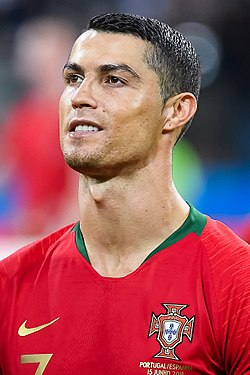
#> input picture Clustering/FaceClustering/dataset/00000000.jpg, 250 x 375 px; its folder holds only this picture in this run
$ jupyter execute --allow-errors Code.ipynb
#> lines starting #> are read from the running program, lines starting #| are printed output that depends on the picture
[cell 1]
import cv2
import numpy as np
from sklearn.cluster import KMeans, DBSCAN
import os

[cell 2]
images = os.listdir('dataset/')

[cell 3]
len(images)

[cell 4]
face_cascade = cv2.CascadeClassifier('cascade.xml')

[cell 5]
face_data = []

[cell 6]
for imgPath in images:
    img = cv2.imread('dataset/'+imgPath,cv2.COLOR_BGR2GRAY)
#> img is the input picture: shape (375, 250, 3); mean B, G, R 89.1, 81.3, 158.2
    gray = cv2.cvtColor(img, cv2.COLOR_BGR2GRAY)
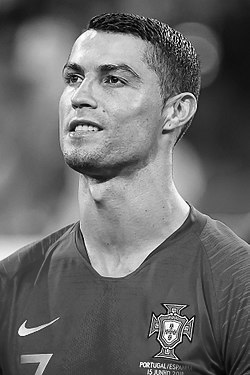
#> gray: shape (375, 250); min 0, max 255, mean 105.2
    face = face_cascade.detectMultiScale(gray,1.3)
#> face = [[28, 24, 134, 134]]
    for x,y,w,h in face:
        face_comp = gray[y:y+h, x:x+w]
        face_comp = cv2.resize(face_comp, (50,50))
#> this loop made 1 pass
#> pass 1, `face_comp = gray[y:y+h, x:x+w]`:
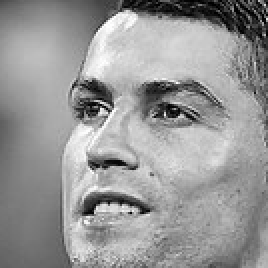
#> face_comp: shape (134, 134) (shown 2 times larger); min 0, max 255, mean 151.2
#> pass 1, `face_comp = cv2.resize(face_comp, (50,50))`:
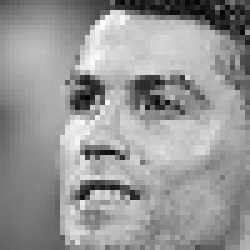
#> face_comp: shape (50, 50) (shown 5 times larger); min 5, max 251, mean 150.8
    face_data.append(face_comp)

[cell 7]
face_data = np.asarray(face_data)

[cell 8]
face_data.shape
#> Out = (1, 50, 50)

[cell 9]
import matplotlib.pyplot as plt

[cell 10]
plt.imshow(face_data[0])
plt.gray()

[cell 11]
face_data = np.reshape(face_data, (face_data.shape[0],-1))

[cell 12]
face_data.shape
#> Out = (1, 2500)

[cell 13]
face_data = face_data / 255.

[cell 14]
from sklearn import metrics
from scipy.spatial.distance import cdist

[cell 15]
# k means determine k
distortions = []
K = range(1,10)
#> (the rest of this cell did not finish here and is left out)

[cell 16]
clusters = KMeans(n_clusters=5,max_iter=5000)
#> (the rest of this cell did not finish here and is left out)

#> (a cell that did not finish here is left out)

#> (a cell that did not finish here is left out)

[cell 19]
face_data[0]
#> Out = 2500 values, max 0.984 at index 220, min 0.0196 at index 144, mean 0.592

#> (a cell that did not finish here is left out)

[cell 21]
predictions = {}
for i in range(5):
    predictions[i] = []

#> (the rest of this cell did not finish here and is left out)

[cell 22]
predictions[4]

[cell 23]
for i in range(5):
    os.mkdir(str(i))

[cell 24]
for key in predictions:
    for img in predictions[key]:
        data = open('dataset/'+img,'rb').read()
        open(str(key)+'/'+img,'wb').write(data)

$ run again, on Clustering/FaceClustering/dataset/00000004.jpg
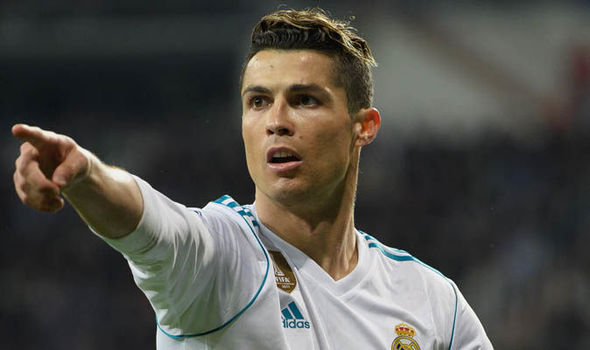
#> input picture Clustering/FaceClustering/dataset/00000004.jpg, 590 x 350 px
#> img is the input picture: shape (350, 590, 3); mean B, G, R 73, 78.6, 80.3
#> `gray = cv2.cvtColor(img, cv2.COLOR_BGR2GRAY)`:
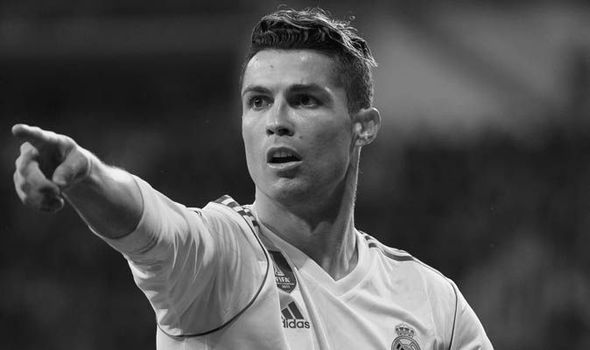
#> gray: shape (350, 590); min 0, max 255, mean 78.4
#> face = [[219, 53, 123, 123]]
#> the loop `for x,y,w,h in face:` made 1 pass
#> pass 1, `face_comp = cv2.resize(face_comp, (50,50))`:
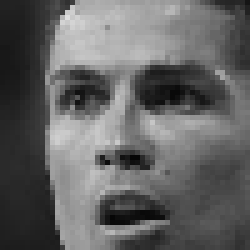
#> face_comp: shape (50, 50) (shown 5 times larger); min 5, max 222, mean 99.7
#> `face_data[0]`: Out = 2500 values, max 0.871 at index 163, min 0.0196 at index 1576, mean 0.391

$ run again, on Clustering/FaceClustering/dataset/00000005.jpg
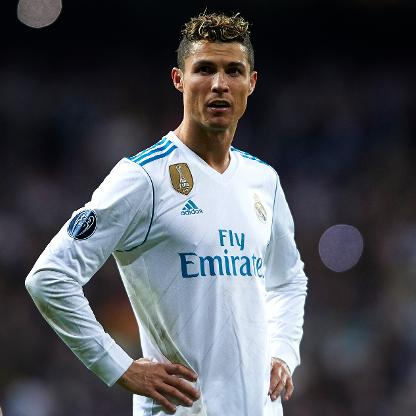
#> input picture Clustering/FaceClustering/dataset/00000005.jpg, 416 x 416 px
#> img is the input picture: shape (416, 416, 3); mean B, G, R 87.4, 81.6, 79.5
#> `gray = cv2.cvtColor(img, cv2.COLOR_BGR2GRAY)`:
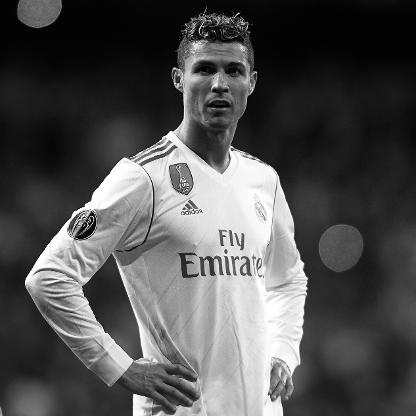
#> gray: shape (416, 416); min 0, max 255, mean 81.6
#> face = [[175, 37, 87, 87]]
#> the loop `for x,y,w,h in face:` made 1 pass
#> pass 1, `face_comp = cv2.resize(face_comp, (50,50))`:
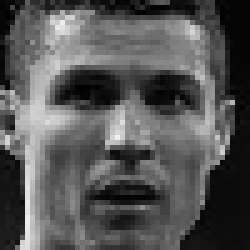
#> face_comp: shape (50, 50) (shown 5 times larger); min 1, max 239, mean 85.6
#> `face_data[0]`: Out = 2500 values, max 0.937 at index 212, min 0.00392 at index 2, mean 0.336

$ run again, on Clustering/FaceClustering/dataset/00000001.jpg
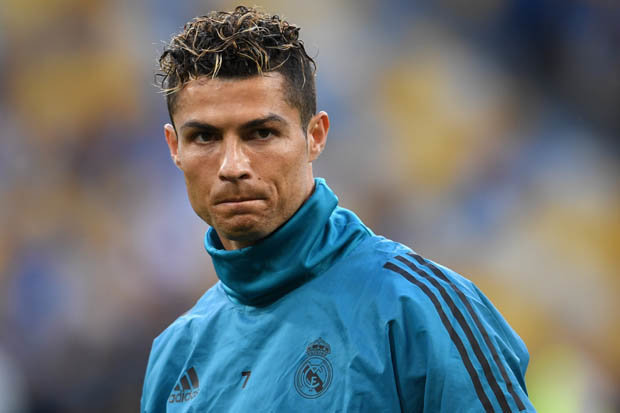
#> input picture Clustering/FaceClustering/dataset/00000001.jpg, 620 x 413 px
#> img is the input picture: shape (413, 620, 3); mean B, G, R 118, 115.1, 106.7
#> `gray = cv2.cvtColor(img, cv2.COLOR_BGR2GRAY)`:
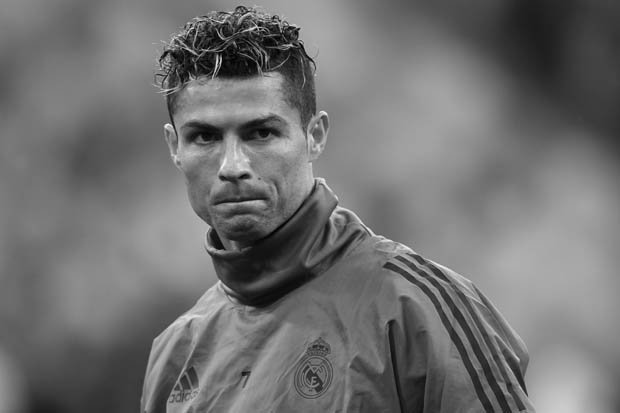
#> gray: shape (413, 620); min 0, max 248, mean 113
#> face = [[148, 72, 170, 170]]
#> the loop `for x,y,w,h in face:` made 1 pass
#> pass 1, `face_comp = cv2.resize(face_comp, (50,50))`:
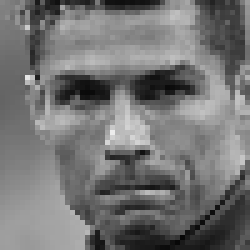
#> face_comp: shape (50, 50) (shown 5 times larger); min 6, max 236, mean 116.1
#> `face_data[0]`: Out = 2500 values, max 0.925 at index 1322, min 0.0235 at index 2386, mean 0.455
